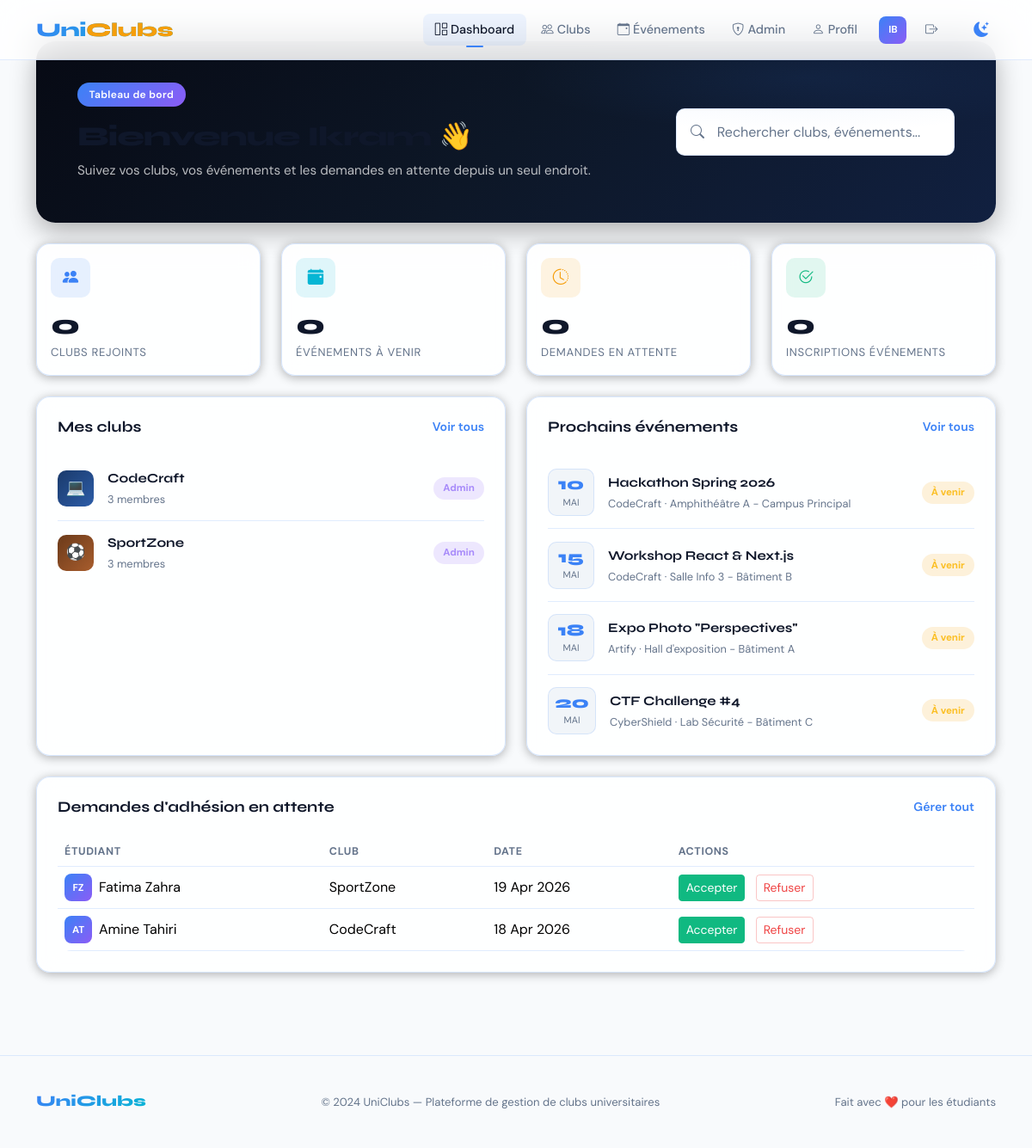
/pages/dashboard.php (signed in), run on the app's committed database.
### tables this page shows
CREATE TABLE `clubs` (
    `id` INT AUTO_INCREMENT PRIMARY KEY,
    `nom` VARCHAR(255) NOT NULL,
    `description` TEXT NOT NULL,
    `categorie` VARCHAR(100) NOT NULL DEFAULT 'autre',
    `emoji` VARCHAR(10) DEFAULT '📌',
    `couleur_gradient` VARCHAR(255) DEFAULT 'linear-gradient(135deg, #e8f0fc, #c5d8ff)',
    `admin_id` INT NOT NULL,
    `created_at` DATETIME NOT NULL DEFAULT CURRENT_TIMESTAMP,
    FOREIGN KEY (`admin_id`) REFERENCES `users`(`id`) ON DELETE CASCADE
);

CREATE TABLE `evenements` (
    `id` INT AUTO_INCREMENT PRIMARY KEY,
    `titre` VARCHAR(255) NOT NULL,
    `description` TEXT NOT NULL,
    `club_id` INT NOT NULL,
    `lieu` VARCHAR(255) NOT NULL,
    `date_debut` DATETIME NOT NULL,
    `date_fin` DATETIME NOT NULL,
    `max_participants` INT NOT NULL DEFAULT 50,
    `created_at` DATETIME NOT NULL DEFAULT CURRENT_TIMESTAMP,
    FOREIGN KEY (`club_id`) REFERENCES `clubs`(`id`) ON DELETE CASCADE
);

CREATE TABLE `membres` (
    `id` INT AUTO_INCREMENT PRIMARY KEY,
    `user_id` INT NOT NULL,
    `club_id` INT NOT NULL,
    `statut` ENUM('en_attente', 'accepte', 'refuse') NOT NULL DEFAULT 'en_attente',
    `date_demande` DATETIME NOT NULL DEFAULT CURRENT_TIMESTAMP,
    FOREIGN KEY (`user_id`) REFERENCES `users`(`id`) ON DELETE CASCADE,
    FOREIGN KEY (`club_id`) REFERENCES `clubs`(`id`) ON DELETE CASCADE,
    UNIQUE KEY `unique_membership` (`user_id`, `club_id`)
);

CREATE TABLE `users` (
    `id` INT AUTO_INCREMENT PRIMARY KEY,
    `prenom` VARCHAR(100) NOT NULL,
    `nom` VARCHAR(100) NOT NULL,
    `email` VARCHAR(255) NOT NULL UNIQUE,
    `mot_de_passe` VARCHAR(255) NOT NULL,
    `role` ENUM('etudiant', 'admin_club') NOT NULL DEFAULT 'etudiant',
    `filiere` VARCHAR(255) DEFAULT NULL,
    `bio` TEXT DEFAULT NULL,
    `created_at` DATETIME NOT NULL DEFAULT CURRENT_TIMESTAMP
);

### pages/dashboard.php (the view, shortened to what this page needs)
<?php
require_once '../actions/connexion.php';
$user_id = $_SESSION['user_id'];
$stmt = $cnx->prepare("SELECT COUNT(*) as total FROM membres WHERE user_id = :uid AND statut = 'accepte'");
$stmt->bindParam(':uid', $user_id);
$stmt->execute();
$ligne = $stmt->fetch(PDO::FETCH_ASSOC);
$nb_clubs_joined = $ligne['total'];
$stmt = $cnx->prepare("SELECT COUNT(*) as total FROM evenements e JOIN clubs c ON e.club_id = c.id JOIN membres m ON m.club_id = c.id AND m.user_id = :uid AND m.statut = 'accepte' WHERE e.date_debut >= NOW()");
$stmt->bindParam(':uid', $user_id);
$stmt->execute();
$ligne = $stmt->fetch(PDO::FETCH_ASSOC);
$nb_upcoming_events = $ligne['total'];
$stmt = $cnx->prepare("SELECT COUNT(*) as total FROM membres WHERE user_id = :uid AND statut = 'en_attente'");
$stmt->bindParam(':uid', $user_id);
$stmt->execute();
$ligne = $stmt->fetch(PDO::FETCH_ASSOC);
$nb_pending_requests = $ligne['total'];
$stmt = $cnx->prepare("SELECT COUNT(*) as total FROM inscriptions_evenements WHERE user_id = :uid");
$stmt->bindParam(':uid', $user_id);
$stmt->execute();
$ligne = $stmt->fetch(PDO::FETCH_ASSOC);
$nb_event_registrations = $ligne['total'];
$stmt = $cnx->prepare("SELECT c.*, m.statut as membre_statut, (SELECT COUNT(*) FROM membres WHERE club_id = c.id AND statut = 'accepte') as nb_membres, CASE WHEN c.admin_id = :uid THEN 1 ELSE 0 END as is_admin FROM clubs c LEFT JOIN membres m ON m.club_id = c.id AND m.user_id = :uid2 WHERE m.statut = 'accepte' OR c.admin_id = :uid3 ORDER BY c.created_at DESC LIMIT 4");
$stmt->bindParam(':uid', $user_id);
$stmt->bindParam(':uid2', $user_id);
$stmt->bindParam(':uid3', $user_id);
$stmt->execute();
$my_clubs = $stmt->fetchAll(PDO::FETCH_ASSOC);
$stmt = $cnx->prepare("SELECT e.*, c.nom as club_nom, c.emoji, (SELECT COUNT(*) FROM inscriptions_evenements WHERE evenement_id = e.id) as nb_inscrits, (SELECT COUNT(*) FROM inscriptions_evenements WHERE evenement_id = e.id AND user_id = :uid) as is_registered FROM evenements e JOIN clubs c ON e.club_id = c.id WHERE e.date_debut >= NOW() ORDER BY e.date_debut ASC LIMIT 4");
$stmt->bindParam(':uid', $user_id);
$stmt->execute();
$upcoming_events = $stmt->fetchAll(PDO::FETCH_ASSOC);
$pending_requests = array();
if ($_SESSION['role'] == 'admin_club') {
    $stmt = $cnx->prepare("SELECT m.*, u.prenom, u.nom, u.email, c.nom as club_nom FROM membres m JOIN users u ON m.user_id = u.id JOIN clubs c ON m.club_id = c.id WHERE c.admin_id = :admin_id AND m.statut = 'en_attente' ORDER BY m.date_demande DESC");
    $stmt->bindParam(':admin_id', $user_id);
    $stmt->execute();
    $pending_requests = $stmt->fetchAll(PDO::FETCH_ASSOC);
}
$months_fr = array('Jan','Fév','Mar','Avr','Mai','Jun','Jul','Aoû','Sep','Oct','Nov','Déc');
include '../includes/header.php';
?>
        <section class="dash-hero p-4 p-lg-5 mb-4">
            <div class="row align-items-center g-4">
                <div class="col-lg-8">
                    <span class="badge hero-badge mb-3">Tableau de bord</span>
                    <h1 class="page-title mb-2">Bienvenue <?= htmlspecialchars($_SESSION['prenom']) ?> 👋</h1>
                    <p class="hero-sub mb-0">
                        Suivez vos clubs, vos événements et les demandes en attente depuis un seul endroit.
                    </p>
                </div>
                <div class="col-lg-4">
                    <div class="search-box">
                        <i class="bi bi-search"></i>
                        <input type="text" placeholder="Rechercher clubs, événements..." id="dashSearch" />
                    </div>
                </div>
            </div>
        </section>
        <div class="row g-4 mb-4">
            <div class="col-md-6 col-xl-3">
                <div class="card stat-card border-0 shadow-sm rounded-4 h-100">
                    <div class="card-body">
                        <div class="stat-icon icon-1"><i class="bi bi-people-fill"></i></div>
                        <div class="stat-value"><?= $nb_clubs_joined ?></div>
                        <div class="stat-label">Clubs rejoints</div>
                    </div>
                </div>
            </div>
            <div class="col-md-6 col-xl-3">
                <div class="card stat-card border-0 shadow-sm rounded-4 h-100">
                    <div class="card-body">
                        <div class="stat-icon icon-2"><i class="bi bi-calendar-event-fill"></i></div>
                        <div class="stat-value"><?= $nb_upcoming_events ?></div>
                        <div class="stat-label">Événements à venir</div>
                    </div>
                </div>
            </div>
            <div class="col-md-6 col-xl-3">
                <div class="card stat-card border-0 shadow-sm rounded-4 h-100">
                    <div class="card-body">
                        <div class="stat-icon icon-3"><i class="bi bi-clock-history"></i></div>
                        <div class="stat-value"><?= $nb_pending_requests ?></div>
                        <div class="stat-label">Demandes en attente</div>
                    </div>
                </div>
            </div>
            <div class="col-md-6 col-xl-3">
                <div class="card stat-card border-0 shadow-sm rounded-4 h-100">
                    <div class="card-body">
                        <div class="stat-icon icon-4"><i class="bi bi-check2-circle"></i></div>
                        <div class="stat-value"><?= $nb_event_registrations ?></div>
                        <div class="stat-label">Inscriptions événements</div>
                    </div>
                </div>
            </div>
        </div>
        <div class="row g-4 mb-4">
            <div class="col-lg-6">
                <div class="card dash-card border-0 shadow-sm rounded-4 h-100">
                    <div class="card-body p-4">
                        <div class="d-flex justify-content-between align-items-center mb-4">
                            <h2 class="section-title mb-0">Mes clubs</h2>
                            <a href="clubs.php" class="section-link">Voir tous</a>
                        </div>
                        <?php if (empty($my_clubs)): ?>
                            <p class="text-muted">Vous n'avez rejoint aucun club. <a href="clubs.php">Explorer les clubs</a></p>
                        <?php else: ?>
                            <?php for ($i = 0; $i < count($my_clubs); $i++): ?>
                                <?php $club = $my_clubs[$i]; ?>
                                <div class="list-item <?= $i == count($my_clubs)-1 ? 'mb-0 border-0 pb-0' : '' ?>">
                                    <div class="item-icon" style="background: <?= htmlspecialchars($club['couleur_gradient']) ?>"><?= $club['emoji'] ?></div>
                                    <div class="flex-grow-1">
                                        <div class="item-title"><?= htmlspecialchars($club['nom']) ?></div>
                                        <div class="item-sub"><?= $club['nb_membres'] ?> membres</div>
                                    </div>
                                    <?php if ($club['is_admin']): ?>
                                        <span class="badge-pill badge-admin">Admin</span>
                                    <?php else: ?>
                                        <span class="badge-pill badge-member">Membre</span>
                                    <?php endif; ?>
                                </div>
                            <?php endfor; ?>
                        <?php endif; ?>
                    </div>
                </div>
            </div>
            <div class="col-lg-6">
                <div class="card dash-card border-0 shadow-sm rounded-4 h-100">
                    <div class="card-body p-4">
                        <div class="d-flex justify-content-between align-items-center mb-4">
                            <h2 class="section-title mb-0">Prochains événements</h2>
                            <a href="events.php" class="section-link">Voir tous</a>
                        </div>
                        <?php if (empty($upcoming_events)): ?>
                            <p class="text-muted">Aucun événement à venir. <a href="events.php">Explorer les événements</a></p>
                        <?php else: ?>
                            <?php for ($i = 0; $i < count($upcoming_events); $i++): ?>
                                <?php
                                    $evt = $upcoming_events[$i];
                                    $d = new DateTime($evt['date_debut']);
                                    $day = $d->format('d');
                                    $month = $months_fr[intval($d->format('m')) - 1];
                                ?>
                                <div class="event-row <?= $i == count($upcoming_events)-1 ? 'mb-0 border-0 pb-0' : '' ?>">
                                    <div class="date-box">
                                        <div class="date-day"><?= $day ?></div>
                                        <div class="date-month"><?= $month ?></div>
                                    </div>
                                    <div class="flex-grow-1">
                                        <div class="item-title"><?= htmlspecialchars($evt['titre']) ?></div>
                                        <div class="item-sub"><?= htmlspecialchars($evt['club_nom']) ?> · <?= htmlspecialchars($evt['lieu']) ?></div>
                                    </div>
                                    <?php if ($evt['is_registered'] > 0): ?>
                                        <span class="badge-pill badge-joined">Inscrit</span>
                                    <?php else: ?>
                                        <span class="badge-pill badge-upcoming">À venir</span>
                                    <?php endif; ?>
                                </div>
                            <?php endfor; ?>
                        <?php endif; ?>
                    </div>
                </div>
            </div>
        </div>
        <?php if ($_SESSION['role'] == 'admin_club' && !empty($pending_requests)): ?>
        <div class="card dash-card border-0 shadow-sm rounded-4">
            <div class="card-body p-4">
                <div class="d-flex justify-content-between align-items-center mb-4">
                    <h2 class="section-title mb-0">Demandes d'adhésion en attente</h2>
                    <a href="admin.php" class="section-link">Gérer tout</a>
                </div>
                <div class="table-responsive">
                    <table class="table align-middle requests-table mb-0">
                        <thead>
                            <tr>
                                <th>Étudiant</th>
                                <th>Club</th>
                                <th>Date</th>
                                <th>Actions</th>
                            </tr>
                        </thead>
                        <tbody>
                            <?php foreach ($pending_requests as $req): ?>
                                <tr>
                                    <td>
                                        <div class="d-flex align-items-center gap-2">
                                            <span class="avatar-sm"><?= strtoupper(substr($req['prenom'], 0, 1) . substr($req['nom'], 0, 1)) ?></span>
                                            <span><?= htmlspecialchars($req['prenom'] . ' ' . $req['nom']) ?></span>
                                        </div>
                                    </td>
                                    <td><?= htmlspecialchars($req['club_nom']) ?></td>
                                    <td><?= date('d M Y', strtotime($req['date_demande'])) ?></td>
                                    <td>
                                        <form action="../actions/membership_respond.php" method="POST" class="d-inline">
                                            <button type="submit" class="btn btn-success btn-sm me-2">Accepter</button>
                                        </form>
                                        <form action="../actions/membership_respond.php" method="POST" class="d-inline">
                                            <button type="submit" class="btn btn-outline-danger btn-sm">Refuser</button>
                                        </form>
                                    </td>
                                </tr>
                            <?php endforeach; ?>
                        </tbody>
                    </table>
                </div>
            </div>
        </div>
        <?php endif; ?>
<?php include '../includes/footer.php'; ?>

### data on the page
clubs: emoji "💻", nom "CodeCraft", nb_membres "3"
clubs: emoji "⚽", nom "SportZone", nb_membres "3"
evenements: date_debut "10", date_debut "MAI", titre "Hackathon Spring 2026", club.nom "CodeCraft", lieu "Amphithéâtre A - Campus Principal"
evenements: date_debut "15", date_debut "MAI", titre "Workshop React & Next.js", club.nom "CodeCraft", lieu "Salle Info 3 - Bâtiment B"
evenements: date_debut "18", date_debut "MAI", titre "Expo Photo \"Perspectives\"", club.nom "Artify", lieu "Hall d'exposition - Bâtiment A"
evenements: date_debut "20", date_debut "MAI", titre "CTF Challenge #4", club.nom "CyberShield", lieu "Lab Sécurité - Bâtiment C"
membres: user.nom "FZ", user.nom "Fatima Zahra", club.nom "SportZone", date_demande "19 Apr 2026"
membres: user.nom "AT", user.nom "Amine Tahiri", club.nom "CodeCraft", date_demande "18 Apr 2026"

### other printed values
$initials "IB"
$nb_clubs_joined "0"
$nb_upcoming_events "0"
$nb_pending_requests "0"
$nb_event_registrations "0"
